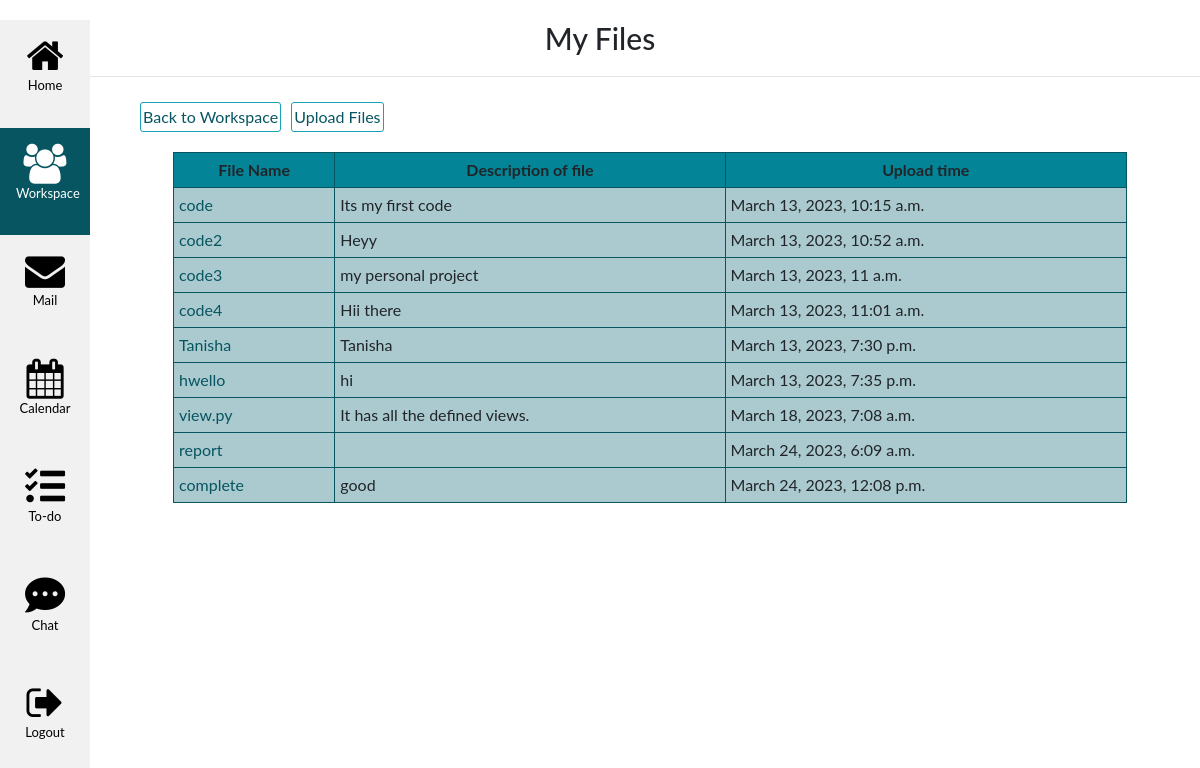
The page /workspace/uploaded_files/ (signed in) on the database its author committed.
### workspace/models.py (models this page shows)
class File(models.Model):
    name = models.CharField(max_length=255)
    description = models.TextField(blank=True)
    file = models.FileField(upload_to='files/')
    team = models.ForeignKey(Team, on_delete=models.CASCADE, related_name='files',null = True)
    uploaded_by = models.ForeignKey(User, on_delete=models.CASCADE, related_name='uploaded_files')
    uploaded_at = models.DateTimeField(auto_now_add=True)

### workspace/views.py (the view)
# urls.py: path('uploaded_files/', uploaded_files, name='uploaded_files'),
@login_required
def uploaded_files(request):
    user = request.user
    files = File.objects.filter(uploaded_by=user)
    return render(request, 'workspace/uploaded_files.html', {'files': files})

### templates/workspace/uploaded_files.html
{% extends 'workspace/base.html' %}
{% block title %}
	My Files
{% endblock %}
{% block content %}
<div class="content">
	<div class="clearfix">
		<a class="btn btn-info left" href="{% url 'workhome' %}"> Back to Workspace </a>
	    <a class="btn btn-info left" href="{% url 'upload_file' %}"> Upload Files </a>
	</div>
	{% if files %}
	<table class="table">
		<tr><th>File Name</th>
			<th>Description of file</th>
			<th>Upload time</th></tr>
        {% for file in files %}
        <tr>
            <td><a href="{{file.file.url}}">{{ file.name }}</a></td>
            <td>{{file.description}}</td>
            <td>{{file.uploaded_at}}</td>
        </tr>
		{% endfor %}
	</table>
	{% else %}
		<p>No files uploaded yet.</p>
	{% endif %}
</div>
{% endblock %}

### templates/workspace/base.html (shortened to what this page needs)
{% load static %}
<!doctype html>
<html lang="en">
<head>
	<link rel="stylesheet" href="https://maxcdn.bootstrapcdn.com/bootstrap/4.0.0/css/bootstrap.min.css"
>
	<link rel="stylesheet" href="https://use.fontawesome.com/releases/v5.0.10/css/all.css"
>
	<link rel='stylesheet' href='https://cdnjs.cloudflare.com/ajax/libs/font-awesome/4.7.0/css/font-awesome.min.css'>
	<link rel="stylesheet" type="text/css" href="{% static 'workspace/css/styles.css' %}">
	<link rel="stylesheet" type="text/css" href="{% static 'base.css' %}">
</head>
<body>
	<div class="sidebar">
		<a href="{% url 'employdata' %}"><i class="fa fa-home" style="font-size: 40px;"></i><p style="font-size: small;">Home</p></a>
		<a class="active" href="{% url 'workhome' %}"><i class="fa fa-users" style="font-size: 40px;"></i><p style="font-size: small;">Workspace</p></a>
		<a href="{% url 'inbox' %}"><i class="fa fa-envelope" style="font-size: 40px;"></i><p style="font-size: small;">Mail</p></a>
		<a href="{% url 'calendarapp:calendar' %}"><i class="fa fa-calendar" style="font-size: 40px;"></i><p style="font-size: small;">Calendar</p></a>
		<a href="{% url 'todo:todo' %}"><i class="fas fa-tasks" style="font-size: 40px;"></i><p style="font-size: small;">To-do</p></a>
		<a href="{% url 'chat' request.user %}"><i class="fas fa-comment-dots" style="font-size: 40px;"></i><p style="font-size: small;">Chat</p></a>
		<a href="{% url 'logout' %}"><i class="fa fa-sign-out" style="font-size: 40px;"></i><p style="font-size: small;">Logout</p></a>
	</div>
	<h1 class="title">{% block title %}{% endblock %}</h1>
	<hr>
	{% block content %}
	{% endblock %}
</body>
</html>

### static/workspace/css/styles.css (style rules this page uses)
a { color: #065561; }
.table { width: 90%; margin: auto; }
.table td, .table th { margin: auto; border: 1px solid #065561; padding: 5px; background-color: #aacacf; }
.table th { text-align: center; background-color: #038497; }

### static/base.css (style rules this page uses)
body { font-family: "ptsans", "Lato", "Helvetica Neue", Helvetica, Arial, sans-serif; }
.title { text-align: center; margin: 20px; font-size: 30px; }
.left { float: left; }
.btn { border-radius: 3px; padding: 2px 2px 2px 2px; color: #065561; background-color: transparent; box-shadow: 0 0 0 0; margin: 5px; cursor: pointer; }
.clearfix { margin: 15px; }
.content { margin: 20px; }
.sidebar { width: 90px; background-color: #f1f1f1; position: fixed; height: 100%; }
.sidebar a { display: block; color: black; padding: 16px; text-align: center; text-decoration: none; }
.sidebar a.active { background-color: #065561; color: white; }
div.content { margin-left: 120px; height: 100%; }

### rows shown on the page
File: name "code", description "Its my first code", uploaded_at "March 13, 2023, 10:15 a.m."
File: name "code2", description "Heyy", uploaded_at "March 13, 2023, 10:52 a.m."
File: name "code3", description "my personal project", uploaded_at "March 13, 2023, 11 a.m."
File: name "code4", description "Hii there", uploaded_at "March 13, 2023, 11:01 a.m."
File: name "Tanisha", description "Tanisha", uploaded_at "March 13, 2023, 7:30 p.m."
File: name "hwello", description "hi", uploaded_at "March 13, 2023, 7:35 p.m."
File: name "view.py", description "It has all the defined views.", uploaded_at "March 18, 2023, 7:08 a.m."
File: name "report", uploaded_at "March 24, 2023, 6:09 a.m."
File: name "complete", description "good", uploaded_at "March 24, 2023, 12:08 p.m."
